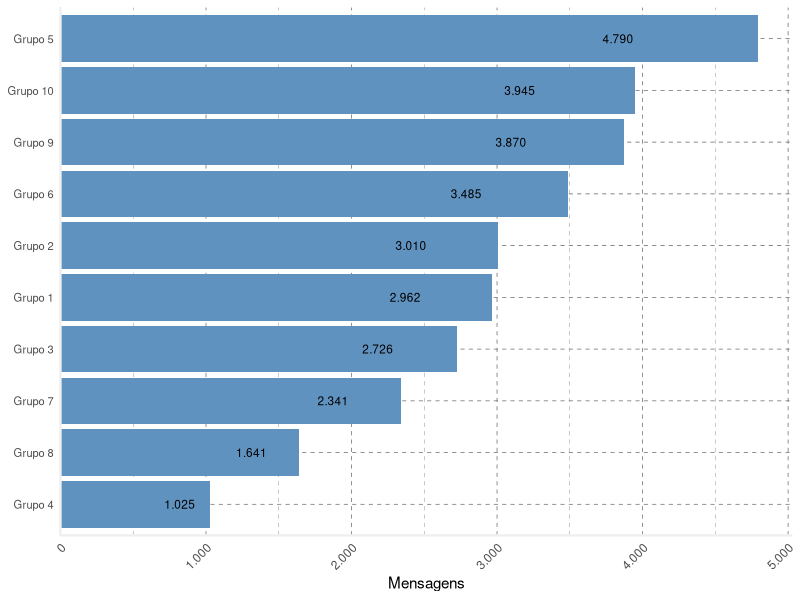

This figure's R source:
## ---- chunk 1
library(tidyverse)
library(scales)
set.seed(123)
top10_grupos <- data.frame(
  keyName = paste("Grupo", 1:10),
  docCount = sample(500:5000, 10)
) %>% 
  arrange(desc(docCount))
## ---- chunk 2
grafico_exemplo <- ggplot(top10_grupos) +
  geom_bar(aes(x = docCount, y = reorder(keyName, docCount)), 
           fill = "#6092C0", stat = "identity") +
  geom_text(aes(label = number_format(decimal.mark = ",", big.mark = ".")(docCount), x = docCount, y = reorder(keyName, docCount)), 
            position = position_stack(vjust = 0.8), size = 3, color = "black") +
  scale_y_discrete(expand = c(0.06, 0.06)) +
  scale_x_continuous(expand = expansion(c(0, 0.05)), 
                     labels = number_format(decimal.mark = ",", big.mark = ".")) +
  labs(y = NULL, x = "Mensagens", title = NULL) +
  theme_dark() +
  theme(panel.grid.minor = element_line(linetype = "dashed"), 
        panel.grid.major = element_line(linetype = "dashed"), 
        axis.line.x = element_line(color = "#efefef", linewidth = 0.8), 
        axis.line.y = element_line(color = "#efefef", linewidth = 0.8), 
        axis.text.y = element_text(size = 8), 
        axis.ticks = element_blank(), 
        axis.text.x = element_text(angle = 45, hjust = 1),
        panel.background = element_blank())
## ---- chunk 3
ggsave("dados/grafico_exemplo.png", plot = grafico_exemplo, width = 8, height = 5, dpi = 600)
